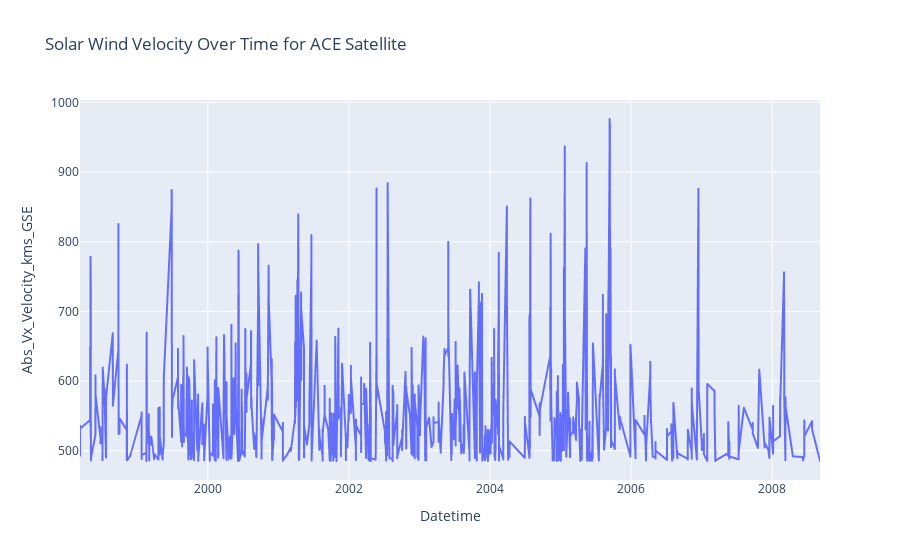

Notebook cell for this chart:
### Code cell
import plotly.graph_objects as go
import pandas as pd



# Konwersja kolumny 'Datetime' do formatu datetime
ace_data['Datetime'] = pd.to_datetime(ace_data['Datetime'])
dscov_data['Datetime'] = pd.to_datetime(dscov_data['Datetime'])
wind_data['Datetime'] = pd.to_datetime(wind_data['Datetime'])
# 1. Gęstość zdarzeń w czasie
ace_years = ace_data['Year'].value_counts().sort_index()
dscov_years = dscov_data['Year'].value_counts().sort_index()
wind_years = wind_data['Year'].value_counts().sort_index()

fig1 = go.Figure()
fig1.add_trace(go.Scatter(x=ace_years.index, y=ace_years.values, mode='lines+markers', name='ACE'))
fig1.add_trace(go.Scatter(x=dscov_years.index, y=dscov_years.values, mode='lines+markers', name='DSCOVR'))
fig1.add_trace(go.Scatter(x=wind_years.index, y=wind_years.values, mode='lines+markers', name='WIND'))
fig1.update_layout(title='Density of Magnetic Reconnection Events Over Time', xaxis_title='Year', yaxis_title='Number of Events')

# 2. Korelacja między wskaźnikami
import plotly.express as px
fig2 = px.scatter_matrix(ace_data, dimensions=["CP/MV_Flag", "Abs_Vx_Velocity_kms_GSE", "Proton_Density_Present"], title='Correlation Between Key Indicators for ACE Satellite')

# 3. Mapa ciepła zdarzeń
heatmap_data = ace_data.groupby([ace_data['Datetime'].dt.dayofyear, ace_data['Datetime'].dt.hour]).size().unstack().fillna(0)
fig3 = px.imshow(heatmap_data, labels=dict(x="Hour of the Day", y="Day of the Year", color="Number of Events"), title='Heatmap of Magnetic Reconnection Events for ACE Satellite')

# 4. Analiza skupień (uwzględniając PCA dla wizualizacji)
from sklearn.cluster import KMeans
from sklearn.preprocessing import StandardScaler
from sklearn.decomposition import PCA

cluster_data = ace_data[["CP/MV_Flag", "Abs_Vx_Velocity_kms_GSE", "Proton_Density_Present"]].dropna()
scaler = StandardScaler()
scaled_data = scaler.fit_transform(cluster_data)
kmeans = KMeans(n_clusters=3)
clusters = kmeans.fit_predict(scaled_data)
# pca = PCA(n_components=2)
# reduced_data = pca.fit_transform(scaled_data)

fig4 = px.scatter(x=reduced_data[:, 0], y=reduced_data[:, 1], color=clusters, color_continuous_scale='viridis', title='Clusters of Magnetic Reconnection Events for ACE Satellite')

# 5. Wykres wiatrowy
wind_data_ace = ace_data[['Datetime', 'Abs_Vx_Velocity_kms_GSE']].dropna()
fig5 = px.line(wind_data_ace, x='Datetime', y='Abs_Vx_Velocity_kms_GSE', title='Solar Wind Velocity Over Time for ACE Satellite')
fig5.update_traces(line=dict(width=0.5, color='blue'), selector=dict(mode='lines+markers'))

# Wyświetlenie wykresów

### Figure 1 — Plotly figure (JSON) as saved in the notebook; plotly's stock layout.template omitted (floating-point values rounded to 4 significant figures; data arrays with more than 128 entries replaced by an {"elided": "..."} marker saying what was removed)
{"data": [{"hovertemplate": "Datetime=%{x}<br>Abs_Vx_Velocity_kms_GSE=%{y}<extra></extra>", "legendgroup": "", "line": {"color": "#636efa", "dash": "solid"}, "marker": {"symbol": "circle"}, "mode": "lines", "name": "", "showlegend": false, "type": "scattergl", "x": {"elided": "7585 str values"}, "xaxis": "x", "y": {"elided": "7585 float values"}, "yaxis": "y"}], "layout": {"legend": {"tracegroupgap": 0}, "title": {"text": "Solar Wind Velocity Over Time for ACE Satellite"}, "xaxis": {"anchor": "y", "domain": [0, 1], "title": {"text": "Datetime"}}, "yaxis": {"anchor": "x", "domain": [0, 1], "title": {"text": "Abs_Vx_Velocity_kms_GSE"}}}}
